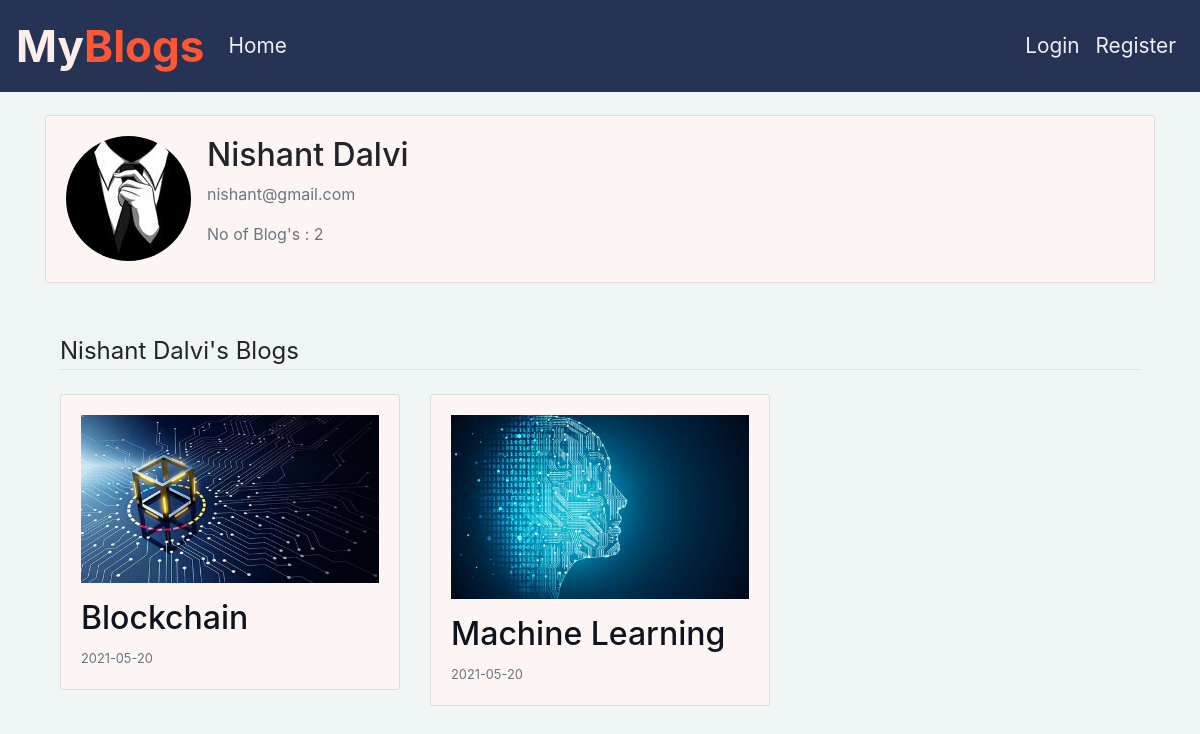
Before: /user/Nishant Dalvi with the older database file.
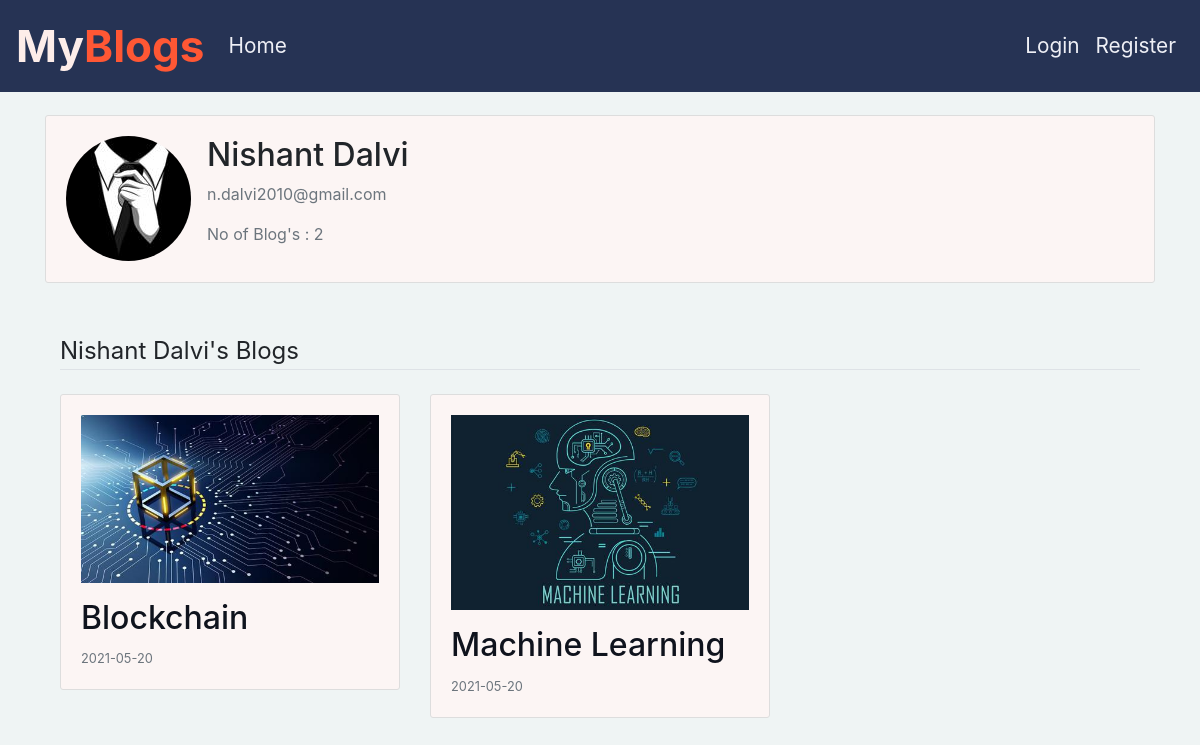
After: the same page with the newer database file.
### blog/models.py (models this page shows, shortened)
class User(db.Model, UserMixin):
    id = db.Column(db.Integer, primary_key=True)
    username = db.Column(db.String(20), unique=True, nullable=False)
    email = db.Column(db.String(120), unique=True, nullable=False)
    image_file = db.Column(db.String(20), nullable=False, default='default_profile.jpg')
    password = db.Column(db.String(60), nullable=False)
    posts = db.relationship('Post', backref='author', lazy=True)

class Post(db.Model):
    id = db.Column(db.Integer, primary_key=True)
    title = db.Column(db.String(100), nullable=False)
    date_posted = db.Column(db.DateTime, nullable=False, default=datetime.utcnow)
    content = db.Column(db.Text, nullable=False)
    image_post = db.Column(db.String(20), nullable=False, default='default_post.jpg')
    user_id = db.Column(db.Integer, db.ForeignKey('user.id'), nullable=False)

### blog/routes.py (the view)
@app.route("/user/<string:username>")
def user_profile(username):
    user = User.query.filter_by(username=username).first_or_404()
    image_file = url_for('static', filename='resources/profile_pics/' + user.image_file)
    posts = Post.query.filter_by(author=user).order_by(Post.date_posted.desc())
    return render_template('profile.html', posts=posts, user=user,image_file=image_file,title=username)

### blog/Templates/profile.html (shortened to what this page needs)
{%extends "layout.html"%}
{%block content%}
    <div class="content-section">
      <div class="media">
        <img class="rounded-circle account-img" src="{{ image_file }}">
        <div class="media-body ml-3">
          <h2 class="account-heading">{{ user.username }}</h2>
          <p class="text-secondary">{{ user.email }}</p>
          <p class="text-secondary">No of Blog's : {{ posts.count() }}</p>
        </div>
      </div>
    </div>
    <div class="container" id="user-posts">
        <legend class="border-bottom mb-4">{{ user.username }}'s Blogs</legend>
        <div class="row mt-4">
            {% if posts%}
                {% for post in posts %}
                    <div class="col-md-4 post-sec">
                        <article class="media content-section">
                            <div class="media-body">
                                <figure>
                                    <a href="{{ url_for('post', post_id=post.id) }}"><img class="img-fluid blog-img" src="{{ url_for('static', filename='resources/blog_pics/' + post.image_post) }}" alt="Some alt text"></a>
                                </figure>
                                <div class="article-metadata">
                                    <h2><a class="article-title blog-title" href="{{ url_for('post', post_id=post.id) }}">{{post.title}}</a></h2>
                                </div>
                                <small class="text-muted">{{ post.date_posted.strftime('%Y-%m-%d') }}</small>
                            </div>
                        </article>
                    </div>
                {% endfor %}
            {% endif %}
        </div>
    </div>
{%endblock content%}

### blog/Templates/layout.html (shortened to what this page needs)
<!doctype html>
<html lang="en">
  <head>
    <link rel="stylesheet" href="https://maxcdn.bootstrapcdn.com/bootstrap/4.0.0/css/bootstrap.min.css">
    <link rel="stylesheet" type="text/css" href="{{ url_for('static', filename='main.css') }}">
  </head>
  <body>
    <nav class="navbar navbar-expand-md pt-2 pd-4 fixed-top">
        <a class="navbar-brand" href="{{ url_for('home') }}"><span id="logo-1">My</span>Blogs</a>
        <div class="collapse navbar-collapse" id="navbarNav">
          <div class="navbar-nav mr-auto">
            <a class="nav-item nav-link" href="{{ url_for('home') }}">Home</a>
          </div>
          <div class="navbar-nav">
            {% if current_user.is_authenticated %}
            <a class="nav-item nav-link" href="{{ url_for('new_post') }}">Create Blog</a>
            <a class="nav-item dropdown nav-link dropdown-toggle" href="#" data-toggle="dropdown" role="button" aria-haspopup="true" aria-expanded="false">
              {{current_user.username}}
            </a>
            <div class="dropdown-menu dropdown-menu-right" aria-labelledby="navbarDropdownMenuLink">
              <a class="dropdown-item" href="{{ url_for('profile') }}">Profile</a>
              <a class="dropdown-item" href="{{ url_for('logout') }}">Logout</a>
            </div>
            {% else %}
              <a class="nav-item nav-link" href="{{ url_for('login') }}">Login</a>
              <a class="nav-item nav-link" href="{{ url_for('register') }}">Register</a>
            {% endif %}
          </div>
        </div>
      </nav>
      <div class="container main-content">
        <div class="row">
          <div class="col-md-12">
            {%block content%}
            {%endblock content%}
          </div>
        </div>
      </div>
  </body>
</html>

### blog/static/main.css (style rules this page uses)
body { margin: 0px; padding: 0px; background-color: #EFF4F4; }
.main-content { margin-top: 115px; }
nav a { font-size: 1.3em; color: #EEEFF5; }
.navbar { background: #263354; }
.navbar-brand { color: #FF5734; font-weight: bolder; font-size: 2.75rem; }
#logo-1 { color: #FDEDE9; }
.content-section { background: #ffffff; padding: 20px 20px; border: 1px solid #dddddd; border-radius: 3px; margin-bottom: 20px; }
.post-sec { margin-bottom: 20px; }
.blog-img { height: fit-content; }
#user-posts { margin-top: 50px; }
.blog-title { color:#0F131D; }
.content-section { background-color: #fcf5f4; }

Changed rows visible on the page:
changed User "Nishant Dalvi": email "nishant@gmail.com" → "n.dalvi2010@gmail.com"
changed Post "Machine Learning": image_post: a different picture
